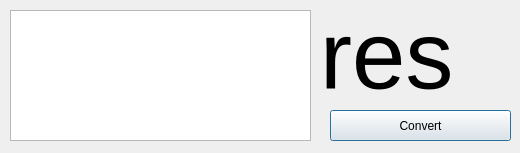
<?xml version="1.0" encoding="UTF-8"?>
<ui version="4.0">
 <class>Dialog</class>
 <widget class="QDialog" name="Dialog">
  <property name="geometry">
   <rect>
    <x>0</x>
    <y>0</y>
    <width>520</width>
    <height>153</height>
   </rect>
  </property>
  <property name="windowTitle">
   <string>XOR Multibyte Converter</string>
  </property>
  <widget class="QPlainTextEdit" name="txtEnter">
   <property name="geometry">
    <rect>
     <x>10</x>
     <y>10</y>
     <width>301</width>
     <height>131</height>
    </rect>
   </property>
  </widget>
  <widget class="QLabel" name="lvlResult">
   <property name="geometry">
    <rect>
     <x>320</x>
     <y>10</y>
     <width>181</width>
     <height>91</height>
    </rect>
   </property>
   <property name="font">
    <font>
     <pointsize>72</pointsize>
    </font>
   </property>
   <property name="text">
    <string>res</string>
   </property>
  </widget>
  <widget class="QPushButton" name="btnConvert">
   <property name="geometry">
    <rect>
     <x>330</x>
     <y>110</y>
     <width>181</width>
     <height>31</height>
    </rect>
   </property>
   <property name="text">
    <string>Convert</string>
   </property>
  </widget>
 </widget>
 <resources/>
 <connections/>
</ui>
